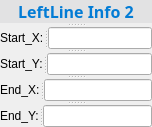
       <widget class="QSplitter" name="splitter_146">
        <property name="orientation">
         <enum>Qt::Vertical</enum>
        </property>
        <widget class="QLabel" name="label_138">
         <property name="font">
          <font>
           <family>Microsoft YaHei</family>
           <pointsize>12</pointsize>
          </font>
         </property>
         <property name="styleSheet">
          <string notr="true">color:rgb(3, 124, 213);
background-color: rgb(226, 226, 227);</string>
         </property>
         <property name="frameShape">
          <enum>QFrame::Box</enum>
         </property>
         <property name="frameShadow">
          <enum>QFrame::Plain</enum>
         </property>
         <property name="lineWidth">
          <number>0</number>
         </property>
         <property name="text">
          <string>&lt;html&gt;&lt;head/&gt;&lt;body&gt;&lt;p&gt;&lt;span style=&quot; font-weight:600;&quot;&gt;LeftLine Info 2&lt;/span&gt;&lt;/p&gt;&lt;/body&gt;&lt;/html&gt;</string>
         </property>
         <property name="alignment">
          <set>Qt::AlignCenter</set>
         </property>
        </widget>
        <widget class="QSplitter" name="splitter_147">
         <property name="styleSheet">
          <string notr="true">font: 9pt &quot;Microsoft YaHei&quot;;</string>
         </property>
         <property name="orientation">
          <enum>Qt::Horizontal</enum>
         </property>
         <widget class="QLabel" name="label_139">
          <property name="styleSheet">
           <string notr="true">font: 9pt &quot;Microsoft YaHei&quot;;</string>
          </property>
          <property name="text">
           <string>Start_X:</string>
          </property>
         </widget>
         <widget class="QLineEdit" name="lineEdit_52">
          <property name="styleSheet">
           <string notr="true">font: 9pt &quot;Microsoft YaHei&quot;;</string>
          </property>
          <property name="text">
           <string/>
          </property>
          <property name="alignment">
           <set>Qt::AlignRight|Qt::AlignTrailing|Qt::AlignVCenter</set>
          </property>
         </widget>
        </widget>
        <widget class="QSplitter" name="splitter_148">
         <property name="styleSheet">
          <string notr="true">font: 9pt &quot;Microsoft YaHei&quot;;</string>
         </property>
         <property name="orientation">
          <enum>Qt::Horizontal</enum>
         </property>
         <widget class="QLabel" name="label_140">
          <property name="styleSheet">
           <string notr="true">font: 9pt &quot;Microsoft YaHei&quot;;</string>
          </property>
          <property name="text">
           <string>Start_Y:</string>
          </property>
         </widget>
         <widget class="QLineEdit" name="lineEdit_53">
          <property name="styleSheet">
           <string notr="true">font: 9pt &quot;Microsoft YaHei&quot;;</string>
          </property>
          <property name="text">
           <string/>
          </property>
          <property name="alignment">
           <set>Qt::AlignRight|Qt::AlignTrailing|Qt::AlignVCenter</set>
          </property>
         </widget>
        </widget>
        <widget class="QSplitter" name="splitter_149">
         <property name="styleSheet">
          <string notr="true">font: 9pt &quot;Microsoft YaHei&quot;;</string>
         </property>
         <property name="orientation">
          <enum>Qt::Horizontal</enum>
         </property>
         <widget class="QLabel" name="label_141">
          <property name="styleSheet">
           <string notr="true">font: 9pt &quot;Microsoft YaHei&quot;;</string>
          </property>
          <property name="text">
           <string>End_X:</string>
          </property>
         </widget>
         <widget class="QLineEdit" name="lineEdit_54">
          <property name="styleSheet">
           <string notr="true">font: 9pt &quot;Microsoft YaHei&quot;;</string>
          </property>
          <property name="text">
           <string/>
          </property>
          <property name="alignment">
           <set>Qt::AlignRight|Qt::AlignTrailing|Qt::AlignVCenter</set>
          </property>
         </widget>
        </widget>
        <widget class="QSplitter" name="splitter_150">
         <property name="styleSheet">
          <string notr="true">font: 9pt &quot;Microsoft YaHei&quot;;</string>
         </property>
         <property name="orientation">
          <enum>Qt::Horizontal</enum>
         </property>
         <widget class="QLabel" name="label_142">
          <property name="styleSheet">
           <string notr="true">font: 9pt &quot;Microsoft YaHei&quot;;</string>
          </property>
          <property name="text">
           <string>End_Y:</string>
          </property>
         </widget>
         <widget class="QLineEdit" name="lineEdit_55">
          <property name="styleSheet">
           <string notr="true">font: 9pt &quot;Microsoft YaHei&quot;;</string>
          </property>
          <property name="text">
           <string/>
          </property>
          <property name="alignment">
           <set>Qt::AlignRight|Qt::AlignTrailing|Qt::AlignVCenter</set>
          </property>
         </widget>
        </widget>
       </widget>
